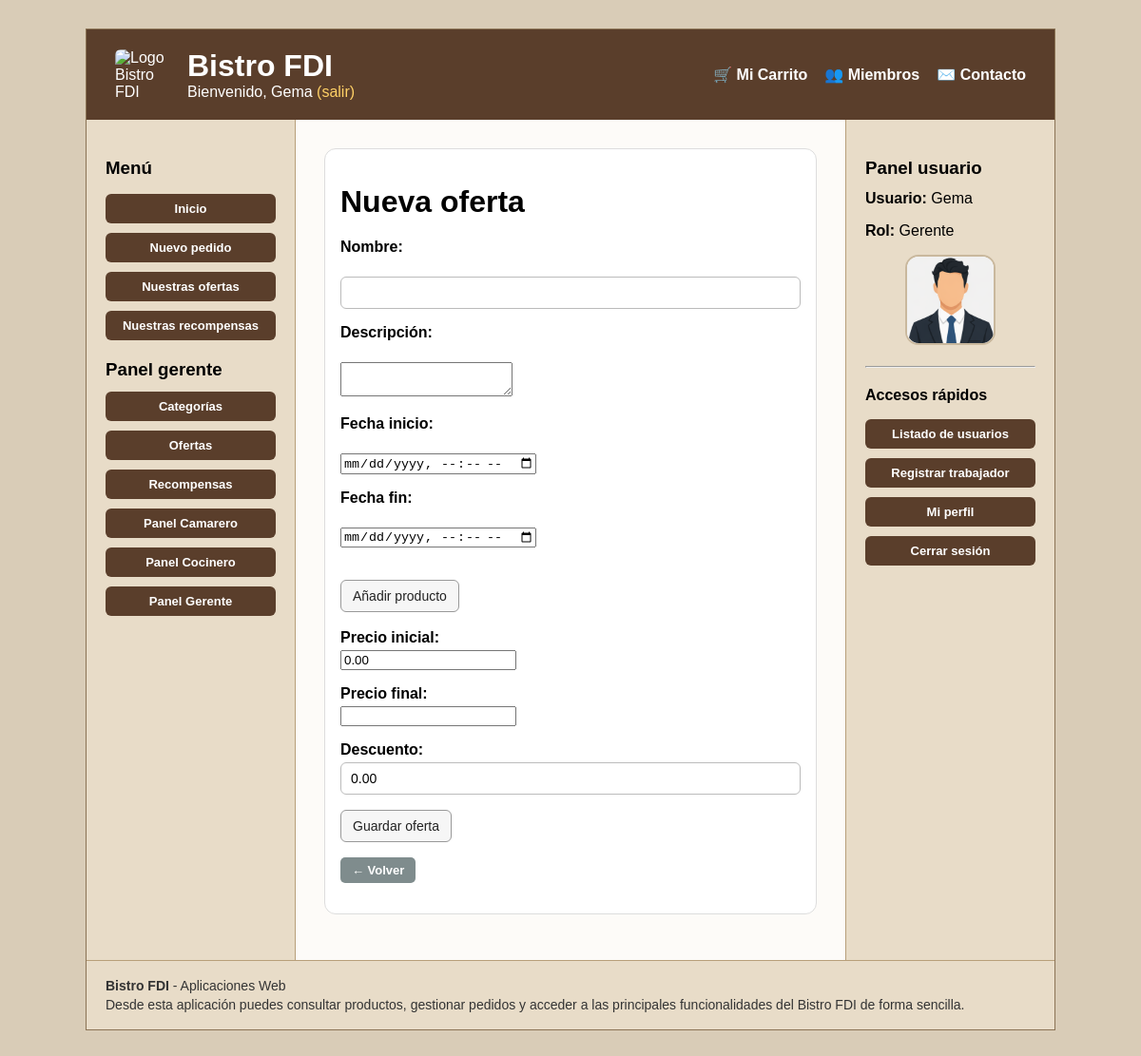
/vistas/ofertas/crearOferta.php (signed in), run on the app's committed database.
### tables this page shows
CREATE TABLE IF NOT EXISTS `usuarios` (
    `id` INT AUTO_INCREMENT PRIMARY KEY,
    `username` VARCHAR(100) NOT NULL UNIQUE,
    `email` VARCHAR(150) NOT NULL UNIQUE,
    `nombre` VARCHAR(100) NOT NULL,
    `apellidos` VARCHAR(100) NOT NULL,
    `password_hash` VARCHAR(255) NOT NULL,
    `rol` ENUM('cliente', 'camarero', 'cocinero', 'gerente') NOT NULL DEFAULT 'cliente',
    `avatar_tipo` ENUM('default', 'preset', 'custom') NOT NULL DEFAULT 'default',
    `avatar_valor` VARCHAR(255) DEFAULT NULL,
    `activo` TINYINT(1) NOT NULL DEFAULT 1,
    `deleted_at` TIMESTAMP NULL DEFAULT NULL,
    `created_at` TIMESTAMP DEFAULT CURRENT_TIMESTAMP,
    `updated_at` TIMESTAMP DEFAULT CURRENT_TIMESTAMP ON UPDATE CURRENT_TIMESTAMP,
    `bistrocoins` INT NOT NULL DEFAULT 0
);

### includes/UsuarioDAO.php (called while the page is built, shortened)
<?php
require_once __DIR__ . '/../entities/Usuario.php';
require_once __DIR__ . '/util.php';
class UsuarioDAO {
    public static function avatar_presets(): array {
        return [
            'preset_chef' => ['label' => 'Opcion 1', 'path' => RUTA_APP . '/img/avatares/cocinero.png'],
            'preset_waiter' => ['label' => 'Opcion 2', 'path' => RUTA_APP . '/img/avatares/camarero.png'],
            'preset_manager' => ['label' => 'Opcion 3', 'path' => RUTA_APP . '/img/avatares/gerente.png'],
        ];
    }
    private static function row_to_usuario(array $row): Usuario {
        $row['avatar_url'] = self::user_row_to_avatar_url($row);
        return new Usuario(
            (int)$row['id'],
            $row['username'],
            $row['email'],
            $row['nombre'],
            $row['apellidos'],
            $row['password_hash'],
            $row['rol'] ?? 'cliente',
            $row['avatar_tipo'] ?? 'default',
            $row['avatar_valor'] ?? null,
            $row['avatar_url'],
            (int)$row['activo'],
            $row['updated_at'] ?? '',
            (int)($row['bistrocoins'] ?? 0)
        );
    }
    private static function user_row_to_avatar_url(array $row): string {
        $tipo = (string)($row['avatar_tipo'] ?? 'default');
        $valor = (string)($row['avatar_valor'] ?? '');
        if ($tipo === 'preset') {
            $presets = self::avatar_presets();
            if (isset($presets[$valor])) {
                return $presets[$valor]['path'];
            }
        }
        return self::default_avatar();
    }
    public static function user_find_by_id(int $id, bool $includeInactive = true): ?Usuario {
        $conn = crearConexion();
        $sql = $includeInactive
            ? "SELECT * FROM usuarios WHERE id = ? LIMIT 1"
            : "SELECT * FROM usuarios WHERE id = ? AND activo = 1 LIMIT 1";
        $stmt = $conn->prepare($sql);
        $stmt->bind_param("i", $id);
        $stmt->execute();
        $result = $stmt->get_result();
        $row = $result->fetch_assoc();
        return $row ? self::row_to_usuario($row) : null;
    }
}

### includes/auth.php (called while the page is built, shortened)
<?php
require_once __DIR__ . '/UsuarioDAO.php';
function current_user(): ?Usuario {
    $id = (int)$_SESSION['user_id'];
    $user = UsuarioDAO::user_find_by_id($id);
    return $user;
}
        ?>

### entities/Usuario.php (called while the page is built, shortened)
<?php
class Usuario {
    private $nombre;
    private $rol;
    private $avatar_url;
    private $activo;
    public function __construct(int $id, string $username, string $email, string $nombre, string $apellidos,
                                string $password_hash, string $rol, string $avatar_tipo, ?string $avatar_valor,
                                string $avatar_url, int $activo, string $updated_at, int $bistrocoins = 0) {
        $this->nombre = $nombre;
        $this->rol = $rol;
        $this->avatar_url = $avatar_url;
        $this->activo = $activo;
    }
    public function getNombre(): string { return $this->nombre; }
    public function getRol(): string { return $this->rol; }
    public function getAvatarUrl(): string { return $this->avatar_url; }
    public function isActivo(): bool { return $this->activo === 1; }
}

### includes/util.php (called while the page is built, shortened)
<?php
function escaparHtml(?string $value): string
{
    return htmlspecialchars((string) $value, ENT_QUOTES | ENT_SUBSTITUTE, 'UTF-8');
}

### sideBarDer.php (the view)
<?php
require_once __DIR__ . '/includes/auth.php';
require_once __DIR__ . '/includes/util.php';
$user = current_user();
$nombre = $user ? $user->getNombre() : 'Invitado';
$rol = $user ? $user->getRol() : 'No autenticado';
$avatarSrc = $user ? $user->getAvatarUrl() : '';
?>
<section class="panel-usuario-sidebar">
    <h3>Panel usuario</h3>
    <p><strong>Usuario:</strong> <?= escaparHtml($nombre) ?></p>
    <p><strong>Rol:</strong> <?= escaparHtml(ucfirst($rol)) ?></p>
    <?php if ($user): ?>
        <div class="sidebar-avatar-box">
            <img src="<?= escaparHtml($avatarSrc) ?>"
                 alt="Foto de perfil de <?= escaparHtml($nombre) ?>"
                 class="sidebar-avatar">
        </div>
    <?php endif; ?>
    <hr>
    <nav aria-label="Accesos rápidos del usuario">
        <h4>Accesos rápidos</h4>
        <ul class="menu-izq">
            <?php if ($user && $user->getRol() === 'gerente'): ?>
                <li><a href="<?= RUTA_APP ?>/vistas/usuarios/usuarios.php">Listado de usuarios</a></li>
                <li><a href="<?= RUTA_APP ?>/vistas/usuarios/usuario_form.php?modo=crear">Registrar trabajador</a></li>
                <li><a href="<?= RUTA_APP ?>/vistas/usuarios/perfil.php">Mi perfil</a></li>
                <li><a href="<?= RUTA_APP ?>/scripts/usuarios/logout.php">Cerrar sesión</a></li>
            <?php elseif ($user): ?>
                <li><a href="<?= RUTA_APP ?>/vistas/usuarios/perfil.php">Mi perfil</a></li>
                <li><a href="<?= RUTA_APP ?>/scripts/usuarios/logout.php">Cerrar sesión</a></li>
            <?php else: ?>
                <li><a href="<?= RUTA_APP ?>/vistas/usuarios/acceso.php#login">Iniciar sesión</a></li>
                <li><a href="<?= RUTA_APP ?>/vistas/usuarios/registro.php">Registrarse</a></li>
            <?php endif; ?>
        </ul>
    </nav>
</section>

### cabecera.php (shortened to what this page needs)
<?php
require_once __DIR__ . '/includes/auth.php';
function mostrarSaludo(): string {
    $user = current_user();
    if ($user) {
        $nombre = $user->getNombre() ?: $user->getUsername();
        return "Bienvenido, " . htmlspecialchars($nombre) .
            " <a href='" . RUTA_APP . "/scripts/usuarios/logout.php'>(salir)</a>";
    }
    return "Usuario desconocido. <a href='" . RUTA_APP . "/vistas/usuarios/acceso.php#login'>Login</a>";
}
?>
<div class="cabecera-superior">
    <div class="cabecera-brand">
        <img src="<?= RUTA_APP ?>/img/logo_personalizado.png" alt="Logo Bistro FDI" class="logo-cabecera">
        <div>
            <h1>Bistro FDI</h1>
            <div class="saludo"><?= mostrarSaludo(); ?></div>
        </div>
    </div>
    <nav class="menu-principal">
        <ul>
            <?php if (current_user()): ?>
                <li><a href="<?= RUTA_APP ?>/vistas/pedidos/carrito.php">🛒 Mi Carrito</a></li>
            <?php endif; ?>
            <li><a href="<?= RUTA_APP ?>/miembros.php">👥 Miembros</a></li>
            <li><a href="<?= RUTA_APP ?>/contacto.php">✉️ Contacto</a></li>
        </ul>
    </nav>
</div>

### sideBarIzq.php
<?php
$user = function_exists('current_user') ? current_user() : null;
?>
<nav aria-label="Navegación principal">
    <h3>Menú</h3>
    <ul class="menu-izq">
        <li><a href="<?= RUTA_APP ?>/index.php">Inicio</a></li>
        <li><a href="<?= RUTA_APP ?>/vistas/pedidos/elegirTipo.php">Nuevo pedido</a></li>
        <li><a href="<?= RUTA_APP ?>/vistas/ofertas/ofertaCliente.php">Nuestras ofertas</a></li>
        <li><a href="<?= RUTA_APP ?>/vistas/recompensas/recompensaCliente.php">Nuestras recompensas</a></li>
        <?php if ($user): ?>
            <?php if ($user->getRol() !== 'cliente'): ?>
                <h3>Panel <?= htmlspecialchars($user->getRol()) ?></h3>
            <?php endif; ?>
            <?php if ($user->getRol() === 'gerente'): ?>
                <li><a href="<?= RUTA_APP ?>/vistas/categorias/categoriasList.php">Categorías</a></li>
                <li><a href="<?= RUTA_APP ?>/vistas/ofertas/listarOfertas.php">Ofertas</a></li>
                <li><a href="<?= RUTA_APP ?>/vistas/recompensas/listarRecompensas.php">Recompensas</a></li>
            <?php endif; ?>
            <?php if ($user->getRol() === 'camarero' || $user->getRol() === 'gerente'): ?>
                <li><a href="<?= RUTA_APP ?>/vistas/pedidos/gestionCamarero.php">Panel Camarero</a></li>
            <?php endif; ?>
            <?php if ($user->getRol() === 'cocinero' || $user->getRol() === 'gerente'): ?>
                <li><a href="<?= RUTA_APP ?>/vistas/preparacion_pedidos/panel_cocinero.php">Panel Cocinero</a></li>
            <?php endif; ?>
            <?php if ($user->getRol() === 'gerente'): ?>
                <li><a href="<?= RUTA_APP ?>/vistas/preparacion_pedidos/panel_gerente.php">Panel Gerente</a></li>
            <?php endif; ?>
        <?php endif; ?>
    </ul>
</nav>

### CSS/estilo.css (style rules this page uses)
*, *::before, *::after { box-sizing: border-box; }
html, body { overflow-x: hidden; }
body { margin: 0; padding: 0; background-color: #d9ccb7; font-family: Arial, sans-serif; }
h1 { margin-bottom: 20px; }
h3 { margin: 20px 0 12px 0; }
h4 { margin: 20px 0 12px 0; }
p { margin: 0 0 16px 0; }
.cabecera-superior { display: flex; justify-content: space-between; align-items: center; gap: 30px; flex-wrap: wrap; }
.cabecera-brand { display: flex; align-items: center; gap: 16px; min-width: 0; }
.logo-cabecera { width: 60px; height: auto; border-radius: 6px; flex-shrink: 0; }
.cabecera-brand h1 { margin: 0; font-size: 2rem; }
.saludo a { color: #ffd166; text-decoration: none; }
.menu-principal ul { list-style: none; display: flex; gap: 18px; margin: 0; padding: 0; flex-wrap: wrap; }
.menu-principal a { color: white; text-decoration: none; font-weight: bold; }
.menu-izq { list-style: none; padding: 0; }
.menu-izq li { margin-bottom: 10px; }
.menu-izq a, #sidebar-der ul a { display: block; padding: 8px 10px; background-color: #5a3e2b; color: white; text-decoration: none; border-radius: 6px; font-weight: bold; font-size: 13px; text-align: center; }
#sidebar-der ul { list-style: none; padding: 0; }
#sidebar-der li { margin-bottom: 10px; }
.sidebar-avatar-box { margin: 14px 0 18px; text-align: center; }
.sidebar-avatar { width: 95px; height: 95px; border-radius: 14px; object-fit: cover; border: 2px solid #c9b89d; background: #fff; display: inline-block; }

### data on the page
usuarios: nombre "Gema", rol "gerente", rol "Gerente"
